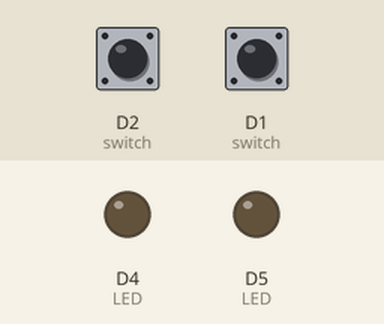
This sketch was run on a simulated ESP8266 (NodeMCU). Shown: output pins drawn as LEDs (lit = HIGH). Inputs (shaded band) come from the test bench; at power-on: D2 (switch) HIGH, D1 (switch) HIGH.

Above: at 1.2 s.
1.3 s: D2 (switch) pulled LOW for 0.15 s
At 1.37 s:
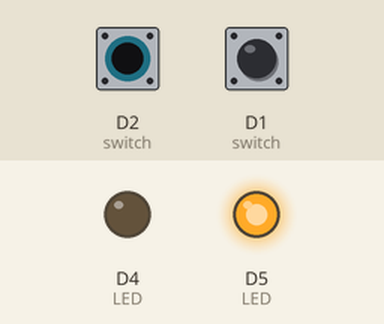
2.9 s: D1 (switch) pulled LOW for 0.15 s
At 2.97 s:
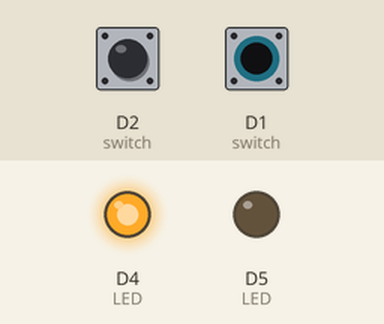
4.5 s: D1 (switch) pulled LOW for 3.2 s
At 8.4 s:
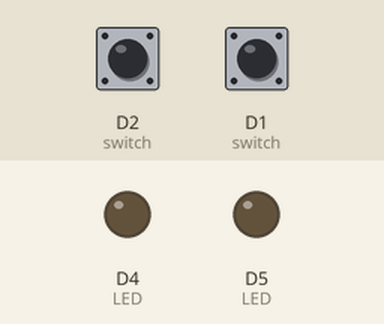
9.2 s: D2 (switch) pulled LOW for 3.2 s
At 9.5 s:
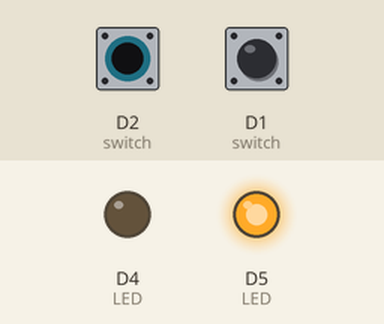
13.9 s: D2 (switch) driven LOW and D1 (switch) driven LOW
At 14.3 s:
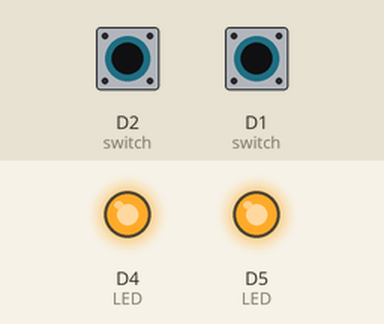
Timing chart, 0 to 16.4 s (numbered marks = the images above; inputs shaded):
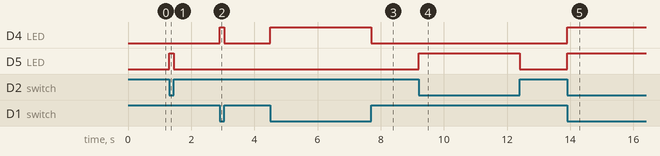

The sketch:

sketch_aug14c.ino
```cpp
void setup() {
pinMode(D1, INPUT);//switch
pinMode(D4, OUTPUT);//LED
pinMode(D2, INPUT);//switch
pinMode(D5, OUTPUT);//LED
}

void loop() {
 if(digitalRead(D1) == 0)//กดD1 = logic 0
    {
     digitalWrite(D4,HIGH);
    }
 else
    {
      digitalWrite(D4,LOW);
    }
    if(digitalRead(D2) == 0)//กดD1 = logic 0
    {
     digitalWrite(D5,HIGH);
    }
 else
    {
      digitalWrite(D5,LOW);
    }
}
```

Measured:
- after the input at 1.3 s, D5 (LED): LOW → HIGH at once, → LOW 0.15 s later
- after the input at 2.9 s, D4 (LED): LOW → HIGH at once, → LOW 0.15 s later
- after the input at 4.5 s, D4 (LED): LOW → HIGH at once, → LOW 3.2 s later
- after the input at 9.2 s, D5 (LED): LOW → HIGH at once, → LOW 3.2 s later
- after the input at 13.9 s, D4 (LED), D5 (LED): LOW → HIGH at once
